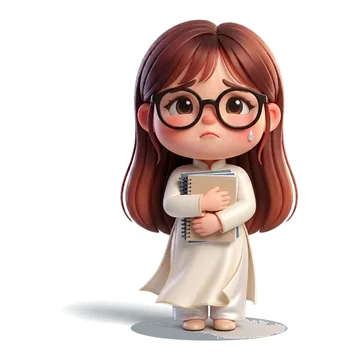
#> input picture mascot/ao-dai/buon.webp, 360 x 360 px
$ python -i cut.py   (imports and definitions only)
#> lines starting #> are read from the running program, lines starting #| are printed output that depends on the picture
"""Tách nền ảnh chibi Gemini (nền trắng) ⇒ WebP 360×360 trong suốt + PNG 200px cho email.
Dùng: python3 tools/mascot/cut.py <vai> <biểu-cảm>=<ảnh.png> [<biểu-cảm>=<ảnh.png> …]
Ví dụ: python3 tools/mascot/cut.py ao-dai chao=1.png vui=2.png
Kết quả: mascot/<vai>/<biểu-cảm>.webp và mascot/<vai>/png/<biểu-cảm>.png. Sau đó khai báo vai trong mascot.js ▸ READY."""
import sys, os
import numpy as np
from PIL import Image
from collections import deque

ROOT = os.path.join(os.path.dirname(os.path.abspath(__file__)), '..', '..')

def flood(mask, seeds):
    h, w = mask.shape; seen = np.zeros((h, w), bool); q = deque()
    for y, x in seeds:
        if mask[y, x] and not seen[y, x]: seen[y, x] = True; q.append((y, x))
    while q:
        y, x = q.popleft()
        for dy, dx in ((1, 0), (-1, 0), (0, 1), (0, -1)):
            yy, xx = y + dy, x + dx
            if 0 <= yy < h and 0 <= xx < w and not seen[yy, xx] and mask[yy, xx]:
                seen[yy, xx] = True; q.append((yy, xx))
    return seen

def cut(src):
#> called with src = '../../mascot/ao-dai/buon.webp'
    im = Image.open(src).convert('RGB'); a = np.asarray(im).astype(np.int16)
#> after `im = Image.open(src).convert('RGB')`:
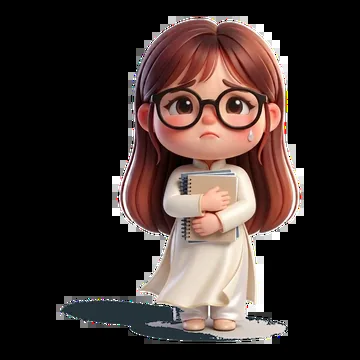
#> im: PIL image 360x360 RGB; mean R, G, B 61.4, 48.3, 44.8
    h, w, _ = a.shape
#> h = 360; w = 360
    lum = a.mean(2); sat = a.max(2) - a.min(2)
#> after `lum = a.mean(2)`:
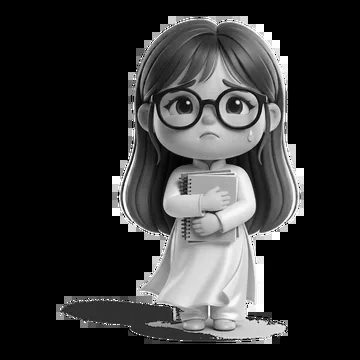
#> lum: shape (360, 360) float64; min 0, max 255, mean 51.5
#> after `sat = a.max(2) - a.min(2)`:
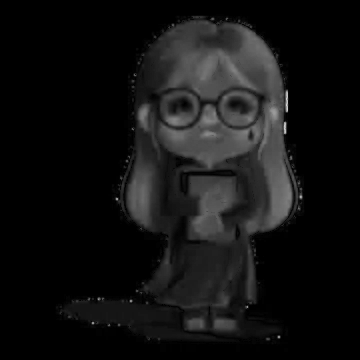
#> sat: shape (360, 360) int16; min 0, max 214, mean 18.2
    edge = [(y, x) for x in range(w) for y in (0, h - 1)] + [(y, x) for y in range(h) for x in (0, w - 1)]
    # 1) nền trắng thuần nối với mép ảnh
    core = flood((lum >= 244) & (sat <= 12), edge)
#> after the loop in flood, `for y, x in seeds:`: seen: shape (360, 360) bool; every value is 0
    # 2) bóng xám trung tính nối với nền (dừng ở viền nhân vật) ⇒ bóng mờ màu tối, không còn đĩa xám
    ys, xs = np.nonzero(core)
#> ys = empty array; xs = empty array
    shad = flood(((sat <= 10) & (lum >= 150)) | core, list(zip(ys.tolist(), xs.tolist()))) & ~core
    alpha = np.full((h, w), 255.0)
    alpha[core] = 0
    alpha[shad] = np.clip((246 - lum[shad]) * 3.2, 0, 120)
#> alpha: shape (360, 360) float64; every value is 255
    rgb = a.astype(np.float32).copy()
    rgb[shad] = [38, 52, 58]          # bóng = màu tối + alpha ⇒ đổ bóng mềm trên mọi nền
    from PIL import ImageFilter
    al = Image.fromarray(alpha.astype(np.uint8)).filter(ImageFilter.GaussianBlur(0.7))
#> al: PIL image 360x360 L; every value is 255
    out = Image.fromarray(np.clip(rgb, 0, 255).astype(np.uint8)); out.putalpha(al)
    bb = Image.fromarray((np.asarray(al) > 8).astype(np.uint8) * 255).getbbox() or (0, 0, w, h)
#> bb = (0, 0, 360, 360)
    x0, y0, x1, y1 = bb; s = max(x1 - x0, y1 - y0); m = int(s * 0.06); s += 2 * m
#> after `x0, y0, x1, y1 = bb`: x0 = 0; y0 = 0; x1 = 360; y1 = 360
#> after `s = max(x1 - x0, y1 - y0)`: s = 360
#> after `m = int(s * 0.06)`: m = 21
#> after `s += 2 * m`: s = 402
    sq = Image.new('RGBA', (s, s), (0, 0, 0, 0)); sq.paste(out.crop((x0, y0, x1, y1)), ((s - (x1 - x0)) // 2, (s - (y1 - y0)) // 2))
#> after `sq = Image.new('RGBA', (s, s), (0, 0, 0, 0))`: sq: PIL image 402x402 RGBA; every value is 0
#> after `sq.paste(out.crop((x0, y0, x1, y1)), ((s - (x1 - x0)) // 2, (s - (y1 -`:
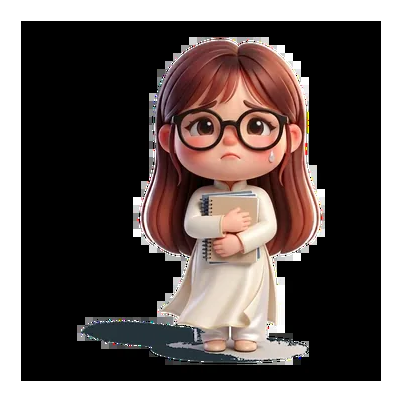
#> sq: PIL image 402x402 RGBA; mean R, G, B, A 49.3, 38.7, 35.9, 204.5; transparent parts drawn white
    return sq

# [7 lines not run here, left out]

>>> result = cut('../../mascot/ao-dai/buon.webp')
